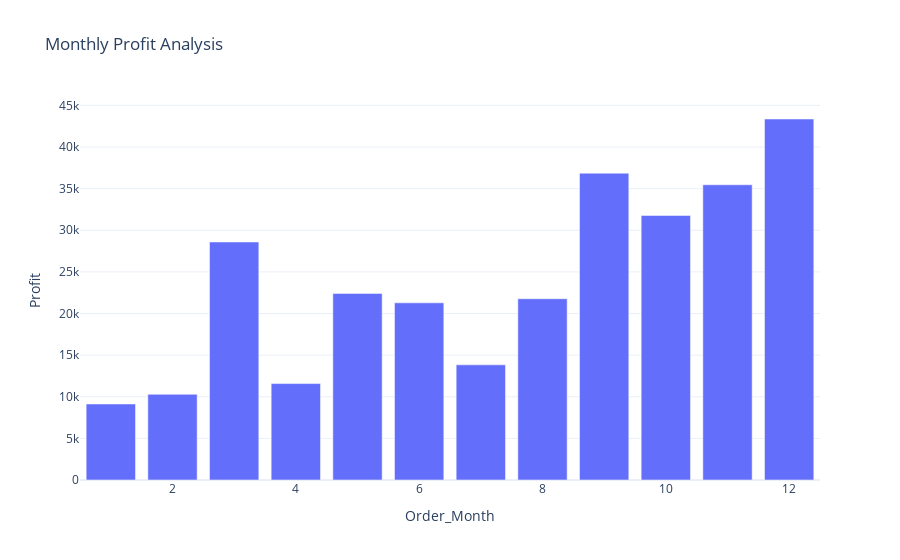

The notebook cell this image was saved under:
### Code cell
fig = px.bar(profit_by_month, x='Order_Month', y='Profit', title='Monthly Profit Analysis')
fig.show()

### Figure 1 — Plotly figure (JSON) as saved in the notebook; plotly's stock layout.template omitted (floating-point values rounded to 4 significant figures)
{"data": [{"alignmentgroup": "True", "hovertemplate": "Order_Month=%{x}<br>Profit=%{y}<extra></extra>", "legendgroup": "", "marker": {"color": "#636efa", "pattern": {"shape": ""}}, "name": "", "offsetgroup": "", "orientation": "v", "showlegend": false, "textposition": "auto", "type": "bar", "x": [1, 2, 3, 4, 5, 6, 7, 8, 9, 10, 11, 12], "xaxis": "x", "y": [9134.0, 10290.0, 28590.0, 11590.0, 22410.0, 21290.0, 13830.0, 21780.0, 36860.0, 31780.0, 35470.0, 43370.0], "yaxis": "y"}], "layout": {"barmode": "relative", "legend": {"tracegroupgap": 0}, "title": {"text": "Monthly Profit Analysis"}, "xaxis": {"anchor": "y", "domain": [0, 1], "title": {"text": "Order_Month"}}, "yaxis": {"anchor": "x", "domain": [0, 1], "title": {"text": "Profit"}}}}
